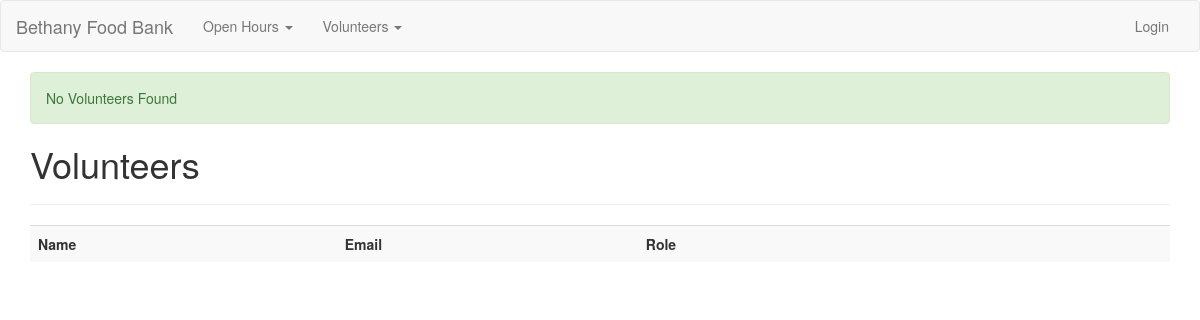
/volunteers/, run on an earlier commit of the app's database.
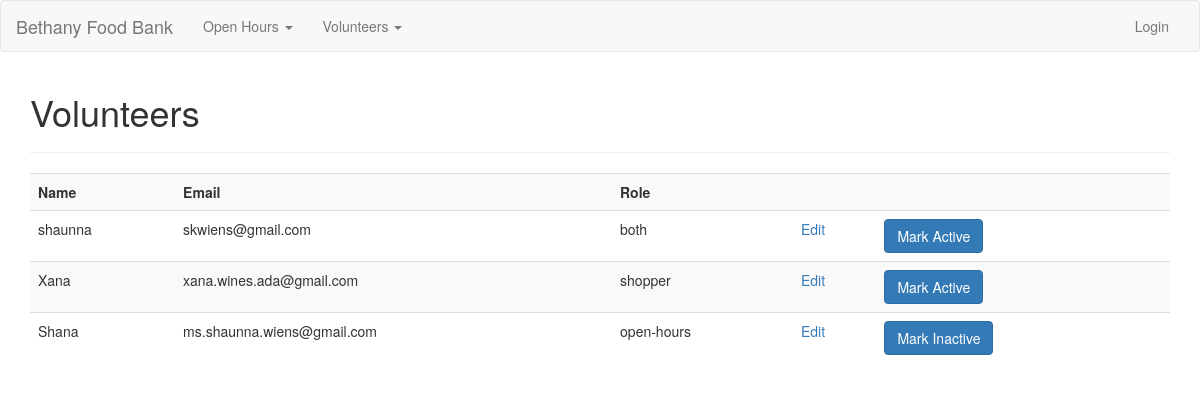
And on a later commit of the database.
### app/models.py (models this page shows, shortened)
class Volunteer(db.Model):
    id = db.Column(db.Integer(), primary_key=True)
    name = db.Column(db.String(100))
    role = db.Column(db.String(50))
    email = db.Column(db.String(255), unique=True, nullable=False)
    active = db.Column(db.Boolean)
    openhours = db.relationship('Openhour', secondary=openhour_volunteers, backref='ohvolunteers', lazy='subquery')
    openhour_shoppers = db.relationship('Openhour', secondary=openhour_shoppers, backref='ohshoppers', lazy='subquery')
    notes = db.relationship('Note', backref='openhour', lazy=True)

### app/volunteers/views.py (the view)
@volunteers_blueprint.route('/', methods=['GET', 'POST'])
def volunteers():
    if request.method == 'POST':
        print('receiving post')
        volid = request.form['id']
        volunteer = Volunteer.query.get(volid)
        if request.form['submit'] == 'Mark Active':
            print('marking active!!!!!!!!!!')
            volunteer.active = True
            flash('Volunteer %s status changed to Active' % volunteer.name, 'success')
        elif request.form['submit'] == 'Mark Inactive':
            print('MARKING INACTIVEEEEE!!!!')
            volunteer.active = False
            flash('Status of %s changed to Inactive' % volunteer.name, 'success')
        db.session.commit()
        return redirect(url_for('volunteers.volunteers'))
    elif request.method == 'GET':
        volunteers = Volunteer.query.all()
        if volunteers:
            return render_template('volunteers.html', volunteers=volunteers)
        else:
            msg = 'No Volunteers Found'
            return render_template('volunteers.html', msg=msg)

### app/volunteers/templates/volunteers.html (shortened to what this page needs)
{% extends 'layout.html' %}
{% block body %}
  <h1>Volunteers</h1>
  <hr>
  <table class="table table-striped">
    <tr>
      <th>Name</th>
      <th>Email</th>
      <th>Role</th>
      <th></th>
      <th></th>
      <th></th>
    </tr>
    {% for volunteer in volunteers %}
      <tr>
        <td>{{ volunteer.name }}</td>
        <td>{{ volunteer.email }}</td>
        <td>{{ volunteer.role }}</td>
        <td><a href="{{volunteer.id}}/edit">Edit</a></td>
        <td>
          <form action="" method="POST">
            {% if volunteer.active == True %}
              <input class="btn btn-primary" type="submit" name="submit" value="Mark Inactive" data={{volunteer.id}}/>
            {% else %}
              <input class="btn btn-primary" type="submit" name="submit" value="Mark Active" data={{volunteer.id}}/>
            {% endif %}
          </form>
        </td>
        <td></td>
      </tr>
    {% endfor %}
  </table>
{% endblock %}

### app/templates/layout.html (shortened to what this page needs)
<!DOCTYPE html>
<html>
  <head>
    <link rel="stylesheet" href="https://maxcdn.bootstrapcdn.com/bootstrap/3.3.7/css/bootstrap.min.css"/>
  </head>
  <body>
    {% include 'includes/_navbar.html' %}
    <div class="container">
      {% include 'includes/_messages.html' %}
      {% block body %}{% endblock %}
    </div>
  </body>
</html>

### app/templates/includes/_navbar.html (shortened to what this page needs)
<nav class="navbar navbar-default">
  <div class="container-fluid">
    <div class="navbar-header">
      <a class="navbar-brand" href="/">Bethany Food Bank</a>
    </div>
    <div class="collapse navbar-collapse" id="myNavbar">
      <ul class="nav navbar-nav">
        <li class="dropdown">
          <a class="dropdown-toggle" data-toggle="dropdown" href="#">Open Hours <span class="caret"></span></a>
        </li>
        <li class="dropdown">
          <a class="dropdown-toggle" data-toggle="dropdown" href="#">Volunteers <span class="caret"></span></a>
        </li>
      </ul>
      <ul class="nav navbar-nav navbar-right">
        {% if session.user %}
          <li><a href="/logout">Logout</a></li>
        {% else %}
          <li><a href="/user_login">Login</a></li>
        {% endif %}
      </ul>
    </div>
  </div>
</nav>

### app/templates/includes/_messages.html (shortened to what this page needs)
{% if msg %}
  <div class="alert alert-success">{{msg}}</div>
{% endif %}

What changed in the data, as far as the page shows it:
added Volunteer: name "shaunna", email "skwiens@gmail.com", role "both"
added Volunteer: name "Xana", email "xana.wines.ada@gmail.com", role "shopper"
added Volunteer: name "Shana", email "ms.shaunna.wiens@gmail.com", role "open-hours"
Also different on the page:
{{ msg }}: "No Volunteers Found" → (not shown)
